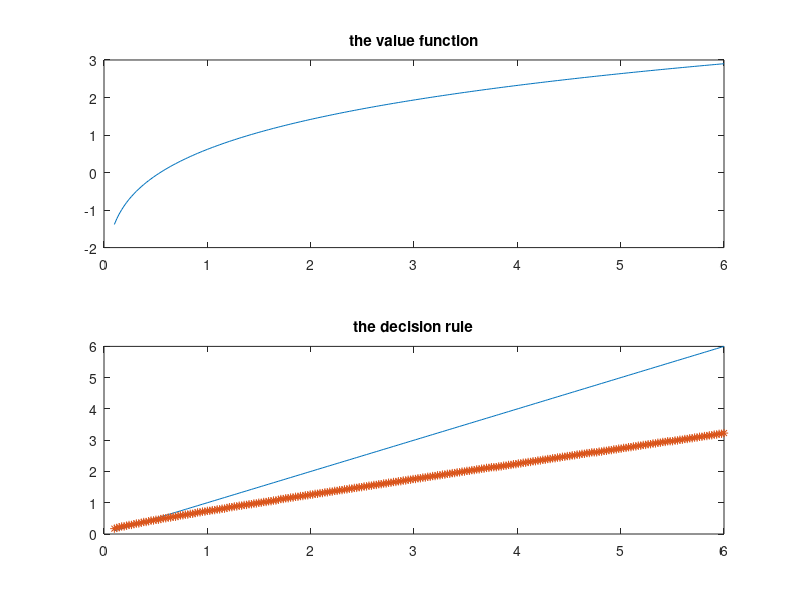

Write MATLAB code to recreate this figure.
close; clear; clc;

global cp1 vp1 cp2 vp2 value gk 

A=1; % aggregate productivity
a=0.36; % capital share of output (alpha)
b=0.96; % subjective discoun;ting (beta)
d=0.069;% depreciation

klow=0.1;
khigh=6;
knum=250;
kgrid = linspace(klow,khigh,knum);

u = @(x)log(x); %utility function
p = @(x)(A*(x.^a)); %production function
cp1f =@(x,y)max(p(kgrid(x))+(1-d)*kgrid(x)-kgrid(y),0);

cp2=[cp2,p(kgrid(1:knum))+((1-d)*kgrid(1:knum))]; %period 2
vp2=[vp2,u(cp2(1:knum))];

for i=1:knum %period 1
   for j=1:knum
     cp1(i,j)=cp1f(i,j);
     vp1(i,j)= log(cp1(i,j))+(b*vp2(j));
    end
  value=[value,max(vp1(i,:))];
  [val,loc] = max(vp1(i,:));
  gk=[gk,kgrid(loc)];
end

figure
subplot(211)
plot(kgrid, value)
hold on
title ( ' the value function ' )
subplot(212)
plot(kgrid, kgrid)
hold on
plot(kgrid, gk, '*')
title ( ' the decision rule ' )
saveas(gcf,'optimal2.png')
